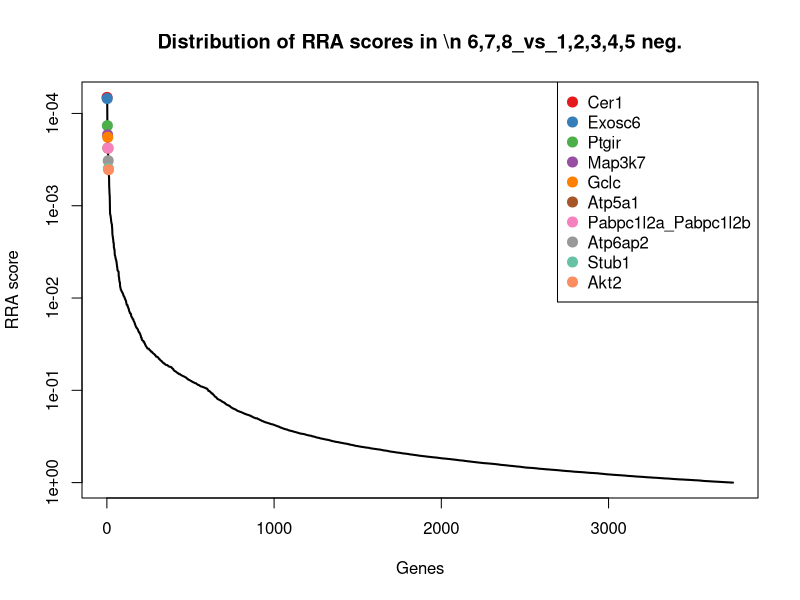
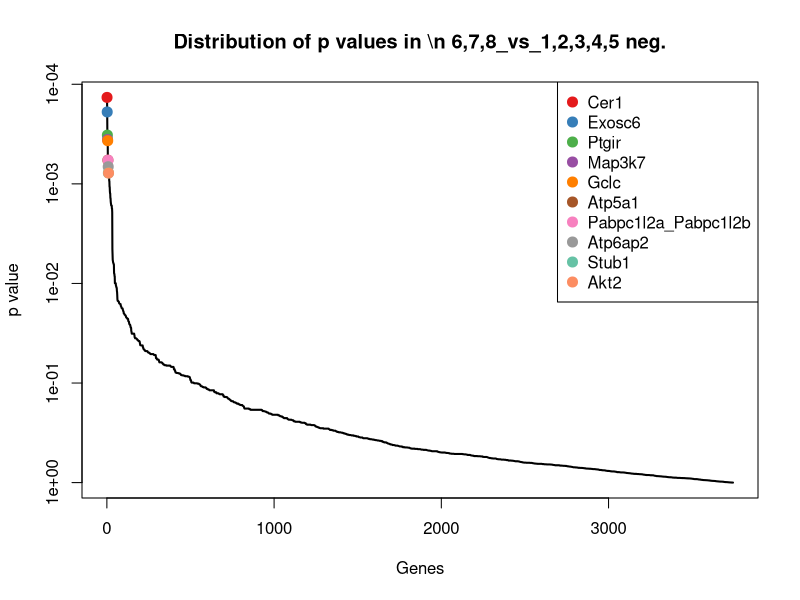
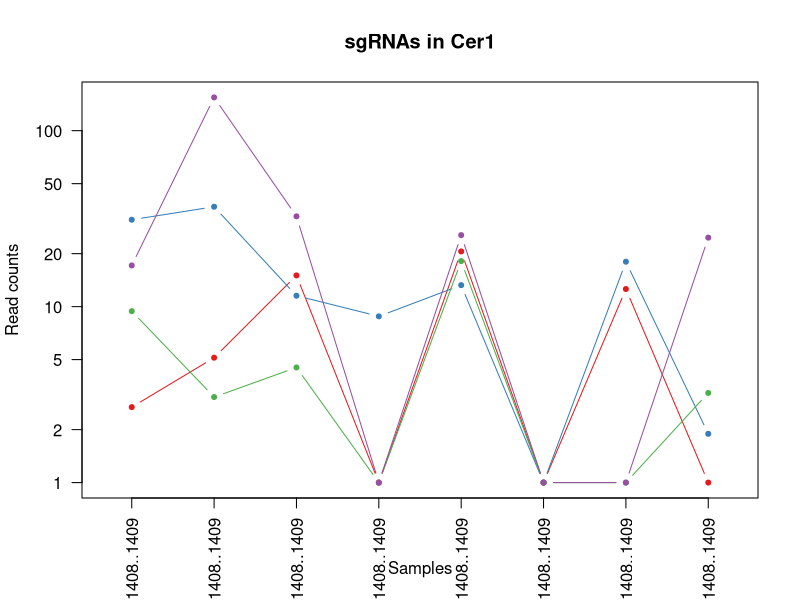
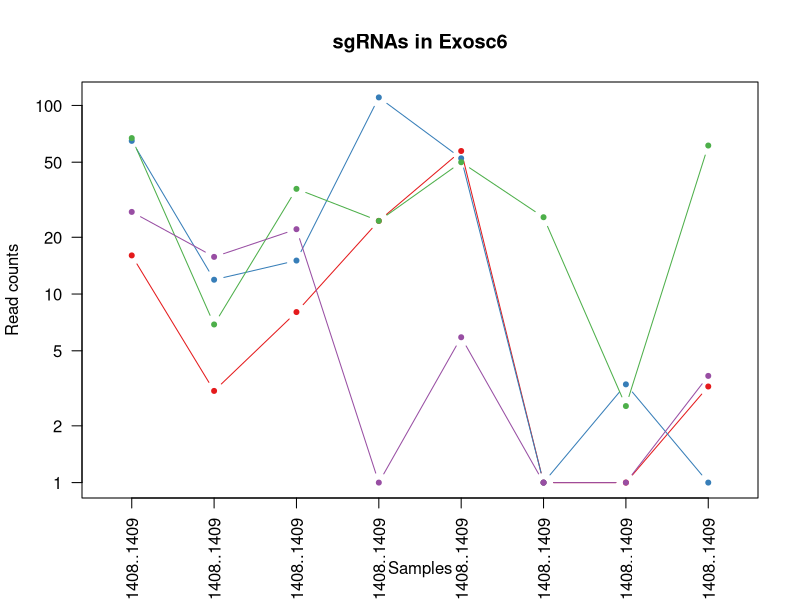
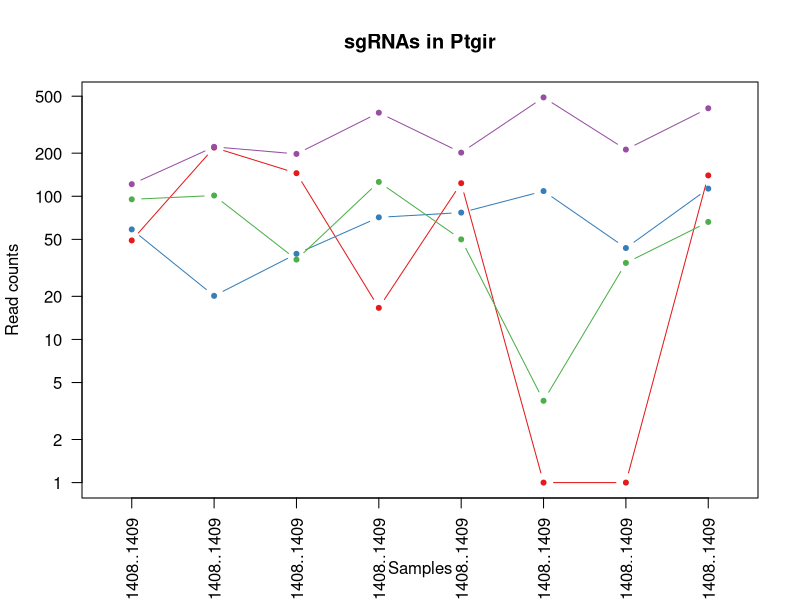
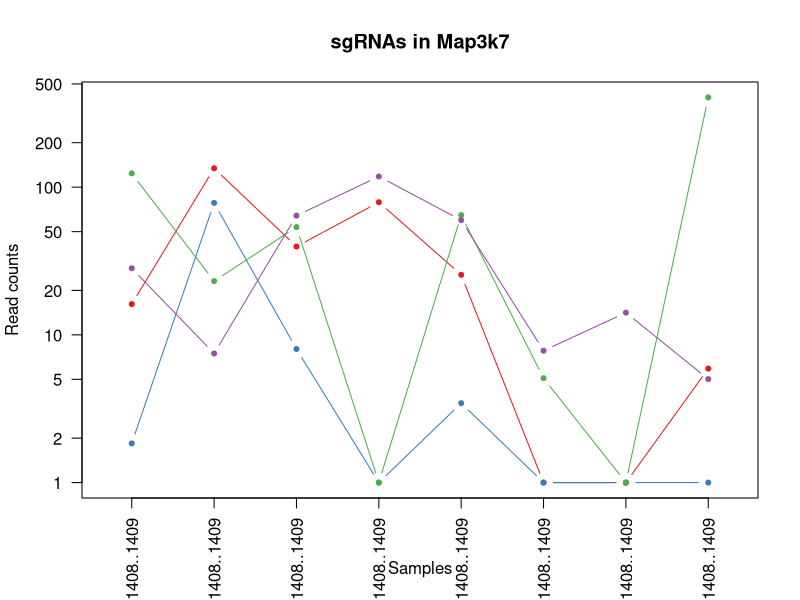
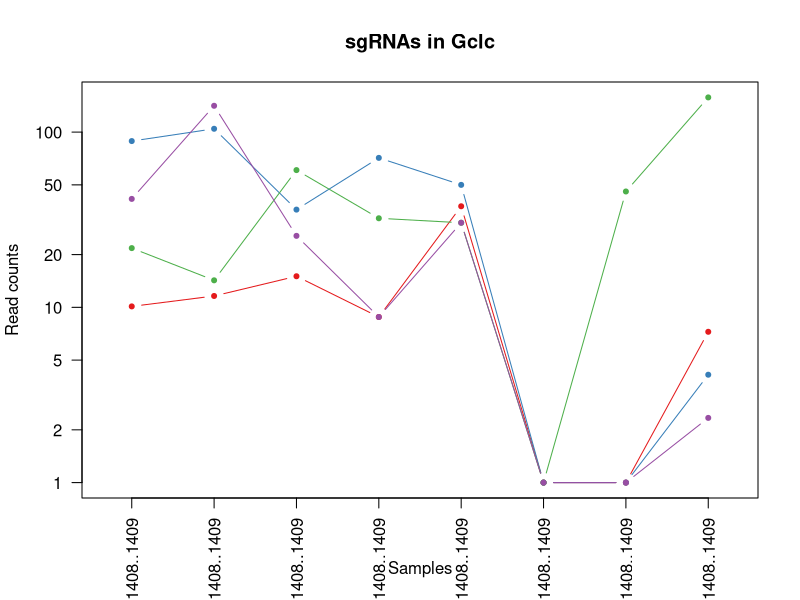
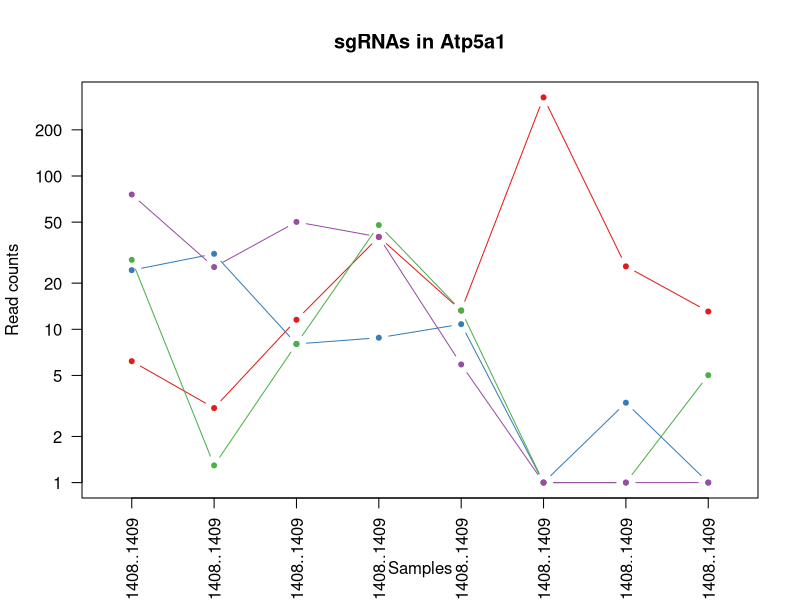

The R script that drew these images, in order: (Note: this script raises an error after producing the figures.)
pdf(file='invivo.poolA_BM_mCD19_10m_v_BM_hEGFRv3_15m.pdf',width=4.5,height=4.5);
gstable=read.table('invivo.poolA_BM_mCD19_10m_v_BM_hEGFRv3_15m.gene_summary.txt',header=T)
# 
#
# parameters
# Do not modify the variables beginning with "__"

# gstablename='__GENE_SUMMARY_FILE__'
startindex=3
# outputfile='__OUTPUT_FILE__'
targetgenelist=c("Cer1","Exosc6","Ptgir","Map3k7","Gclc","Atp5a1","Pabpc1l2a_Pabpc1l2b","Atp6ap2","Stub1","Akt2")
# samplelabel=sub('.\\w+.\\w+$','',colnames(gstable)[startindex]);
samplelabel='6,7,8_vs_1,2,3,4,5 neg.'


# You need to write some codes in front of this code:
# gstable=read.table(gstablename,header=T)
# pdf(file=outputfile,width=6,height=6)


# set up color using RColorBrewer
#library(RColorBrewer)
#colors <- brewer.pal(length(targetgenelist), "Set1")

colors=c( "#E41A1C", "#377EB8", "#4DAF4A", "#984EA3", "#FF7F00",  "#A65628", "#F781BF",
          "#999999", "#66C2A5", "#FC8D62", "#8DA0CB", "#E78AC3", "#A6D854", "#FFD92F", "#E5C494", "#B3B3B3", 
          "#8DD3C7", "#FFFFB3", "#BEBADA", "#FB8072", "#80B1D3", "#FDB462", "#B3DE69", "#FCCDE5",
          "#D9D9D9", "#BC80BD", "#CCEBC5", "#FFED6F")

######
# function definition

plotrankedvalues<-function(val, tglist, ...){
  
  plot(val,log='y',ylim=c(max(val),min(val)),type='l',lwd=2, ...)
  if(length(tglist)>0){
    for(i in 1:length(tglist)){
      targetgene=tglist[i];
      tx=which(names(val)==targetgene);ty=val[targetgene];
      points(tx,ty,col=colors[(i %% length(colors)) ],cex=2,pch=20)
      # text(tx+50,ty,targetgene,col=colors[i])
    }
    legend('topright',tglist,pch=20,pt.cex = 2,cex=1,col=colors)
  }
}



plotrandvalues<-function(val,targetgenelist, ...){
  # choose the one with the best distance distribution
  
  mindiffvalue=0;
  randval=val;
  for(i in 1:20){
    randval0=sample(val)
    vindex=sort(which(names(randval0) %in% targetgenelist))
    if(max(vindex)>0.9*length(val)){
      # print('pass...')
      next;
    }
    mindiffind=min(diff(vindex));
    if (mindiffind > mindiffvalue){
      mindiffvalue=mindiffind;
      randval=randval0;
      # print(paste('Diff: ',mindiffvalue))
    }
  }
  plot(randval,log='y',ylim=c(max(randval),min(randval)),pch=20,col='grey', ...)
  
  if(length(targetgenelist)>0){
    for(i in 1:length(targetgenelist)){
      targetgene=targetgenelist[i];
      tx=which(names(randval)==targetgene);ty=randval[targetgene];
      points(tx,ty,col=colors[(i %% length(colors)) ],cex=2,pch=20)
      text(tx+50,ty,targetgene,col=colors[i])
    }
  }
  
}




# set.seed(1235)



pvec=gstable[,startindex]
names(pvec)=gstable[,'id']
pvec=sort(pvec);

plotrankedvalues(pvec,targetgenelist,xlab='Genes',ylab='RRA score',main=paste('Distribution of RRA scores in \\n',samplelabel))

# plotrandvalues(pvec,targetgenelist,xlab='Genes',ylab='RRA score',main=paste('Distribution of RRA scores in \\n',samplelabel))


pvec=gstable[,startindex+1]
names(pvec)=gstable[,'id']
pvec=sort(pvec);

plotrankedvalues(pvec,targetgenelist,xlab='Genes',ylab='p value',main=paste('Distribution of p values in \\n',samplelabel))

# plotrandvalues(pvec,targetgenelist,xlab='Genes',ylab='p value',main=paste('Distribution of p values in \\n',samplelabel))



# you need to write after this code:
# dev.off()






# parameters
# Do not modify the variables beginning with "__"
targetmat=list(c(1.6847076630845468,4.126502478160202,14.046380768674057,0.0,19.594483431256595,0.0,11.593119892779795,0.0),c(30.184345630264797,35.95952159539605,10.534785576505543,7.807815600634233,12.246552144535372,0.0,17.003242509410367,0.8931477942843442),c(8.423538315422734,2.063251239080101,3.5115951921685142,0.0,17.14517300234952,0.0,0.0,2.2328694857108604),c(16.14511510456024,153.5648422229618,31.604356729516628,0.0,24.493104289070743,0.0,0.0,23.66841654853512))
targetgene="Cer1"
collabel=c("In.vivo_AR1813_Pool.A..1.8._BM_hEGFRv3_15m_1360..1361..1362..1363..1406..1407..1408..1409","In.vivo_AR1814_Pool.A..1.8._BM_hEGFRv3_15m_1360..1361..1362..1363..1406..1407..1408..1409","In.vivo_AR1810_Pool.A..1.8._BM_hEGFRv3_15m_1360..1361..1362..1363..1406..1407..1408..1409","In.vivo_AR1811_Pool.A..1.8._BM_hEGFRv3_15m_1360..1361..1362..1363..1406..1407..1408..1409","In.vivo_AR1812_Pool.A..1.8._BM_hEGFRv3_15m_1360..1361..1362..1363..1406..1407..1408..1409","In.vivo_AR1823_Pool.A..1.8._BM_mCD19_10m_1360..1361..1362..1363..1406..1407..1408..1409","In.vivo_AR1825_Pool.A..1.8._BM_mCD19_10m_1360..1361..1362..1363..1406..1407..1408..1409","In.vivo_AR1828_Pool.A..1.8._BM_mCD19_10m_1360..1361..1362..1363..1406..1407..1408..1409")

# set up color using RColorBrewer
#library(RColorBrewer)
#colors <- brewer.pal(length(targetgenelist), "Set1")

colors=c( "#E41A1C", "#377EB8", "#4DAF4A", "#984EA3", "#FF7F00",  "#A65628", "#F781BF",
          "#999999", "#66C2A5", "#FC8D62", "#8DA0CB", "#E78AC3", "#A6D854", "#FFD92F", "#E5C494", "#B3B3B3", 
          "#8DD3C7", "#FFFFB3", "#BEBADA", "#FB8072", "#80B1D3", "#FDB462", "#B3DE69", "#FCCDE5",
          "#D9D9D9", "#BC80BD", "#CCEBC5", "#FFED6F")


## code

targetmatvec=unlist(targetmat)+1
yrange=range(targetmatvec[targetmatvec>0]);
# yrange[1]=1; # set the minimum value to 1
for(i in 1:length(targetmat)){
  vali=targetmat[[i]]+1;
  if(i==1){
    plot(1:length(vali),vali,type='b',las=1,pch=20,main=paste('sgRNAs in',targetgene),ylab='Read counts',xlab='Samples',xlim=c(0.7,length(vali)+0.3),ylim = yrange,col=colors[(i %% length(colors))],xaxt='n',log='y')
    axis(1,at=1:length(vali),labels=(collabel),las=2)
    # lines(0:100,rep(1,101),col='black');
  }else{
    lines(1:length(vali),vali,type='b',pch=20,col=colors[(i %% length(colors))])
  }
}




# parameters
# Do not modify the variables beginning with "__"
targetmat=list(c(15.021976662503876,2.063251239080101,7.0231903843370285,23.4234468019027,56.33413986486271,0.0,0.0,2.2328694857108604),c(63.878498891955736,10.905756549423392,14.046380768674057,109.30941840887925,51.43551900704856,0.0,2.318623978555959,0.0),c(66.12477577606846,5.89500354022886,35.115951921685145,23.4234468019027,48.986208578141486,24.541522192521775,1.545749319037306,60.28747611419323),c(26.25336108306752,14.737508850572151,21.069571153011086,0.0,4.898620857814149,0.0,0.0,2.679443382853033))
targetgene="Exosc6"
collabel=c("In.vivo_AR1813_Pool.A..1.8._BM_hEGFRv3_15m_1360..1361..1362..1363..1406..1407..1408..1409","In.vivo_AR1814_Pool.A..1.8._BM_hEGFRv3_15m_1360..1361..1362..1363..1406..1407..1408..1409","In.vivo_AR1810_Pool.A..1.8._BM_hEGFRv3_15m_1360..1361..1362..1363..1406..1407..1408..1409","In.vivo_AR1811_Pool.A..1.8._BM_hEGFRv3_15m_1360..1361..1362..1363..1406..1407..1408..1409","In.vivo_AR1812_Pool.A..1.8._BM_hEGFRv3_15m_1360..1361..1362..1363..1406..1407..1408..1409","In.vivo_AR1823_Pool.A..1.8._BM_mCD19_10m_1360..1361..1362..1363..1406..1407..1408..1409","In.vivo_AR1825_Pool.A..1.8._BM_mCD19_10m_1360..1361..1362..1363..1406..1407..1408..1409","In.vivo_AR1828_Pool.A..1.8._BM_mCD19_10m_1360..1361..1362..1363..1406..1407..1408..1409")

# set up color using RColorBrewer
#library(RColorBrewer)
#colors <- brewer.pal(length(targetgenelist), "Set1")

colors=c( "#E41A1C", "#377EB8", "#4DAF4A", "#984EA3", "#FF7F00",  "#A65628", "#F781BF",
          "#999999", "#66C2A5", "#FC8D62", "#8DA0CB", "#E78AC3", "#A6D854", "#FFD92F", "#E5C494", "#B3B3B3", 
          "#8DD3C7", "#FFFFB3", "#BEBADA", "#FB8072", "#80B1D3", "#FDB462", "#B3DE69", "#FCCDE5",
          "#D9D9D9", "#BC80BD", "#CCEBC5", "#FFED6F")


## code

targetmatvec=unlist(targetmat)+1
yrange=range(targetmatvec[targetmatvec>0]);
# yrange[1]=1; # set the minimum value to 1
for(i in 1:length(targetmat)){
  vali=targetmat[[i]]+1;
  if(i==1){
    plot(1:length(vali),vali,type='b',las=1,pch=20,main=paste('sgRNAs in',targetgene),ylab='Read counts',xlab='Samples',xlim=c(0.7,length(vali)+0.3),ylim = yrange,col=colors[(i %% length(colors))],xaxt='n',log='y')
    axis(1,at=1:length(vali),labels=(collabel),las=2)
    # lines(0:100,rep(1,101),col='black');
  }else{
    lines(1:length(vali),vali,type='b',pch=20,col=colors[(i %% length(colors))])
  }
}




# parameters
# Do not modify the variables beginning with "__"
targetmat=list(c(48.15456070316663,217.82038081145637,143.97540287890908,15.615631201268465,122.46552144535372,0.0,0.0,138.8844820112155),c(57.70123746064573,19.158761505743797,38.62754711385366,70.2703404057081,75.92862329611931,107.71001406717889,42.50810627352591,112.0900481826852),c(94.20323682747758,100.21506018389063,35.115951921685145,124.92504961014772,48.986208578141486,2.726835799169086,33.23361035930208,65.19978898275713),c(120.4565979105451,220.47313240455938,196.6493307614368,382.5829644310774,200.8434551703801,489.46702595085094,210.99478204859227,410.8479853707983))
targetgene="Ptgir"
collabel=c("In.vivo_AR1813_Pool.A..1.8._BM_hEGFRv3_15m_1360..1361..1362..1363..1406..1407..1408..1409","In.vivo_AR1814_Pool.A..1.8._BM_hEGFRv3_15m_1360..1361..1362..1363..1406..1407..1408..1409","In.vivo_AR1810_Pool.A..1.8._BM_hEGFRv3_15m_1360..1361..1362..1363..1406..1407..1408..1409","In.vivo_AR1811_Pool.A..1.8._BM_hEGFRv3_15m_1360..1361..1362..1363..1406..1407..1408..1409","In.vivo_AR1812_Pool.A..1.8._BM_hEGFRv3_15m_1360..1361..1362..1363..1406..1407..1408..1409","In.vivo_AR1823_Pool.A..1.8._BM_mCD19_10m_1360..1361..1362..1363..1406..1407..1408..1409","In.vivo_AR1825_Pool.A..1.8._BM_mCD19_10m_1360..1361..1362..1363..1406..1407..1408..1409","In.vivo_AR1828_Pool.A..1.8._BM_mCD19_10m_1360..1361..1362..1363..1406..1407..1408..1409")

# set up color using RColorBrewer
#library(RColorBrewer)
#colors <- brewer.pal(length(targetgenelist), "Set1")

colors=c( "#E41A1C", "#377EB8", "#4DAF4A", "#984EA3", "#FF7F00",  "#A65628", "#F781BF",
          "#999999", "#66C2A5", "#FC8D62", "#8DA0CB", "#E78AC3", "#A6D854", "#FFD92F", "#E5C494", "#B3B3B3", 
          "#8DD3C7", "#FFFFB3", "#BEBADA", "#FB8072", "#80B1D3", "#FDB462", "#B3DE69", "#FCCDE5",
          "#D9D9D9", "#BC80BD", "#CCEBC5", "#FFED6F")


## code

targetmatvec=unlist(targetmat)+1
yrange=range(targetmatvec[targetmatvec>0]);
# yrange[1]=1; # set the minimum value to 1
for(i in 1:length(targetmat)){
  vali=targetmat[[i]]+1;
  if(i==1){
    plot(1:length(vali),vali,type='b',las=1,pch=20,main=paste('sgRNAs in',targetgene),ylab='Read counts',xlab='Samples',xlim=c(0.7,length(vali)+0.3),ylim = yrange,col=colors[(i %% length(colors))],xaxt='n',log='y')
    axis(1,at=1:length(vali),labels=(collabel),las=2)
    # lines(0:100,rep(1,101),col='black');
  }else{
    lines(1:length(vali),vali,type='b',pch=20,col=colors[(i %% length(colors))])
  }
}




# parameters
# Do not modify the variables beginning with "__"
targetmat=list(c(15.162368967760923,133.22708000917225,38.62754711385366,78.07815600634233,24.493104289070743,0.0,0.0,4.912312868563893),c(0.8423538315422734,77.22454637699806,7.0231903843370285,0.0,2.4493104289070744,0.0,0.0,0.0),c(122.98365940517192,22.106263275858225,52.673927882527714,0.0,63.68207115158393,4.090253698753629,0.0,404.1493769136658),c(27.23610721986684,6.484503894251747,63.208713459033255,117.1172340095135,58.78345029376979,6.817089497922715,13.1388692118171,4.019165074279549))
targetgene="Map3k7"
collabel=c("In.vivo_AR1813_Pool.A..1.8._BM_hEGFRv3_15m_1360..1361..1362..1363..1406..1407..1408..1409","In.vivo_AR1814_Pool.A..1.8._BM_hEGFRv3_15m_1360..1361..1362..1363..1406..1407..1408..1409","In.vivo_AR1810_Pool.A..1.8._BM_hEGFRv3_15m_1360..1361..1362..1363..1406..1407..1408..1409","In.vivo_AR1811_Pool.A..1.8._BM_hEGFRv3_15m_1360..1361..1362..1363..1406..1407..1408..1409","In.vivo_AR1812_Pool.A..1.8._BM_hEGFRv3_15m_1360..1361..1362..1363..1406..1407..1408..1409","In.vivo_AR1823_Pool.A..1.8._BM_mCD19_10m_1360..1361..1362..1363..1406..1407..1408..1409","In.vivo_AR1825_Pool.A..1.8._BM_mCD19_10m_1360..1361..1362..1363..1406..1407..1408..1409","In.vivo_AR1828_Pool.A..1.8._BM_mCD19_10m_1360..1361..1362..1363..1406..1407..1408..1409")

# set up color using RColorBrewer
#library(RColorBrewer)
#colors <- brewer.pal(length(targetgenelist), "Set1")

colors=c( "#E41A1C", "#377EB8", "#4DAF4A", "#984EA3", "#FF7F00",  "#A65628", "#F781BF",
          "#999999", "#66C2A5", "#FC8D62", "#8DA0CB", "#E78AC3", "#A6D854", "#FFD92F", "#E5C494", "#B3B3B3", 
          "#8DD3C7", "#FFFFB3", "#BEBADA", "#FB8072", "#80B1D3", "#FDB462", "#B3DE69", "#FCCDE5",
          "#D9D9D9", "#BC80BD", "#CCEBC5", "#FFED6F")


## code

targetmatvec=unlist(targetmat)+1
yrange=range(targetmatvec[targetmatvec>0]);
# yrange[1]=1; # set the minimum value to 1
for(i in 1:length(targetmat)){
  vali=targetmat[[i]]+1;
  if(i==1){
    plot(1:length(vali),vali,type='b',las=1,pch=20,main=paste('sgRNAs in',targetgene),ylab='Read counts',xlab='Samples',xlim=c(0.7,length(vali)+0.3),ylim = yrange,col=colors[(i %% length(colors))],xaxt='n',log='y')
    axis(1,at=1:length(vali),labels=(collabel),las=2)
    # lines(0:100,rep(1,101),col='black');
  }else{
    lines(1:length(vali),vali,type='b',pch=20,col=colors[(i %% length(colors))])
  }
}




# parameters
# Do not modify the variables beginning with "__"
targetmat=list(c(9.125499841707962,10.611006372411948,14.046380768674057,7.807815600634233,36.739656433606115,0.0,0.0,6.25203455999041),c(87.88558309091053,103.4573121310165,35.115951921685145,70.2703404057081,48.986208578141486,0.0,0.0,3.126017279995205),c(20.778061178042744,13.263757965514936,59.69711826686474,31.23126240253693,29.391725146884895,0.0,44.82673025208187,156.7474378969024),c(40.57337621928617,140.3010842574469,24.5811663451796,7.807815600634233,29.391725146884895,0.0,0.0,1.3397216914265164))
targetgene="Gclc"
collabel=c("In.vivo_AR1813_Pool.A..1.8._BM_hEGFRv3_15m_1360..1361..1362..1363..1406..1407..1408..1409","In.vivo_AR1814_Pool.A..1.8._BM_hEGFRv3_15m_1360..1361..1362..1363..1406..1407..1408..1409","In.vivo_AR1810_Pool.A..1.8._BM_hEGFRv3_15m_1360..1361..1362..1363..1406..1407..1408..1409","In.vivo_AR1811_Pool.A..1.8._BM_hEGFRv3_15m_1360..1361..1362..1363..1406..1407..1408..1409","In.vivo_AR1812_Pool.A..1.8._BM_hEGFRv3_15m_1360..1361..1362..1363..1406..1407..1408..1409","In.vivo_AR1823_Pool.A..1.8._BM_mCD19_10m_1360..1361..1362..1363..1406..1407..1408..1409","In.vivo_AR1825_Pool.A..1.8._BM_mCD19_10m_1360..1361..1362..1363..1406..1407..1408..1409","In.vivo_AR1828_Pool.A..1.8._BM_mCD19_10m_1360..1361..1362..1363..1406..1407..1408..1409")

# set up color using RColorBrewer
#library(RColorBrewer)
#colors <- brewer.pal(length(targetgenelist), "Set1")

colors=c( "#E41A1C", "#377EB8", "#4DAF4A", "#984EA3", "#FF7F00",  "#A65628", "#F781BF",
          "#999999", "#66C2A5", "#FC8D62", "#8DA0CB", "#E78AC3", "#A6D854", "#FFD92F", "#E5C494", "#B3B3B3", 
          "#8DD3C7", "#FFFFB3", "#BEBADA", "#FB8072", "#80B1D3", "#FDB462", "#B3DE69", "#FCCDE5",
          "#D9D9D9", "#BC80BD", "#CCEBC5", "#FFED6F")


## code

targetmatvec=unlist(targetmat)+1
yrange=range(targetmatvec[targetmatvec>0]);
# yrange[1]=1; # set the minimum value to 1
for(i in 1:length(targetmat)){
  vali=targetmat[[i]]+1;
  if(i==1){
    plot(1:length(vali),vali,type='b',las=1,pch=20,main=paste('sgRNAs in',targetgene),ylab='Read counts',xlab='Samples',xlim=c(0.7,length(vali)+0.3),ylim = yrange,col=colors[(i %% length(colors))],xaxt='n',log='y')
    axis(1,at=1:length(vali),labels=(collabel),las=2)
    # lines(0:100,rep(1,101),col='black');
  }else{
    lines(1:length(vali),vali,type='b',pch=20,col=colors[(i %% length(colors))])
  }
}




# parameters
# Do not modify the variables beginning with "__"
targetmat=list(c(5.194515294510686,2.063251239080101,10.534785576505543,39.03907800317116,12.246552144535372,324.49346010112123,24.731989104596895,12.057495222838646),c(23.305122672669565,30.064518055167188,7.0231903843370285,7.807815600634233,9.797241715628298,0.0,2.318623978555959,0.0),c(27.376499525123887,0.294750177011443,7.0231903843370285,46.8468936038054,12.246552144535372,0.0,0.0,4.019165074279549),c(74.68870639674824,24.46426469194977,49.1623326903592,39.03907800317116,4.898620857814149,0.0,0.0,0.0))
targetgene="Atp5a1"
collabel=c("In.vivo_AR1813_Pool.A..1.8._BM_hEGFRv3_15m_1360..1361..1362..1363..1406..1407..1408..1409","In.vivo_AR1814_Pool.A..1.8._BM_hEGFRv3_15m_1360..1361..1362..1363..1406..1407..1408..1409","In.vivo_AR1810_Pool.A..1.8._BM_hEGFRv3_15m_1360..1361..1362..1363..1406..1407..1408..1409","In.vivo_AR1811_Pool.A..1.8._BM_hEGFRv3_15m_1360..1361..1362..1363..1406..1407..1408..1409","In.vivo_AR1812_Pool.A..1.8._BM_hEGFRv3_15m_1360..1361..1362..1363..1406..1407..1408..1409","In.vivo_AR1823_Pool.A..1.8._BM_mCD19_10m_1360..1361..1362..1363..1406..1407..1408..1409","In.vivo_AR1825_Pool.A..1.8._BM_mCD19_10m_1360..1361..1362..1363..1406..1407..1408..1409","In.vivo_AR1828_Pool.A..1.8._BM_mCD19_10m_1360..1361..1362..1363..1406..1407..1408..1409")

# set up color using RColorBrewer
#library(RColorBrewer)
#colors <- brewer.pal(length(targetgenelist), "Set1")

colors=c( "#E41A1C", "#377EB8", "#4DAF4A", "#984EA3", "#FF7F00",  "#A65628", "#F781BF",
          "#999999", "#66C2A5", "#FC8D62", "#8DA0CB", "#E78AC3", "#A6D854", "#FFD92F", "#E5C494", "#B3B3B3", 
          "#8DD3C7", "#FFFFB3", "#BEBADA", "#FB8072", "#80B1D3", "#FDB462", "#B3DE69", "#FCCDE5",
          "#D9D9D9", "#BC80BD", "#CCEBC5", "#FFED6F")


## code

targetmatvec=unlist(targetmat)+1
yrange=range(targetmatvec[targetmatvec>0]);
# yrange[1]=1; # set the minimum value to 1
for(i in 1:length(targetmat)){
  vali=targetmat[[i]]+1;
  if(i==1){
    plot(1:length(vali),vali,type='b',las=1,pch=20,main=paste('sgRNAs in',targetgene),ylab='Read counts',xlab='Samples',xlim=c(0.7,length(vali)+0.3),ylim = yrange,col=colors[(i %% length(colors))],xaxt='n',log='y')
    axis(1,at=1:length(vali),labels=(collabel),las=2)
    # lines(0:100,rep(1,101),col='black');
  }else{
    lines(1:length(vali),vali,type='b',pch=20,col=colors[(i %% length(colors))])
  }
}




# parameters
# Do not modify the variables beginning with "__"
targetmat=list(c(19.514530430729334,1.473750885057215,24.5811663451796,0.0,9.797241715628298,0.0,0.0,0.0),c(11.792953641591827,17.979760797698024,49.1623326903592,0.0,17.14517300234952,144.52229735596154,19.321866487966325,123.2543956112395),c(30.184345630264797,0.294750177011443,0.0,15.615631201268465,36.739656433606115,0.0,0.0,15.183512502833851),c(42.53886849288481,25.053765045972657,45.650737498190686,187.3875744152216,56.33413986486271,0.0,0.0,18.309529782829056))
targetgene="Pabpc1l2a_Pabpc1l2b"
collabel=c("In.vivo_AR1813_Pool.A..1.8._BM_hEGFRv3_15m_1360..1361..1362..1363..1406..1407..1408..1409","In.vivo_AR1814_Pool.A..1.8._BM_hEGFRv3_15m_1360..1361..1362..1363..1406..1407..1408..1409","In.vivo_AR1810_Pool.A..1.8._BM_hEGFRv3_15m_1360..1361..1362..1363..1406..1407..1408..1409","In.vivo_AR1811_Pool.A..1.8._BM_hEGFRv3_15m_1360..1361..1362..1363..1406..1407..1408..1409","In.vivo_AR1812_Pool.A..1.8._BM_hEGFRv3_15m_1360..1361..1362..1363..1406..1407..1408..1409","In.vivo_AR1823_Pool.A..1.8._BM_mCD19_10m_1360..1361..1362..1363..1406..1407..1408..1409","In.vivo_AR1825_Pool.A..1.8._BM_mCD19_10m_1360..1361..1362..1363..1406..1407..1408..1409","In.vivo_AR1828_Pool.A..1.8._BM_mCD19_10m_1360..1361..1362..1363..1406..1407..1408..1409")

# set up color using RColorBrewer
#library(RColorBrewer)
#colors <- brewer.pal(length(targetgenelist), "Set1")

colors=c( "#E41A1C", "#377EB8", "#4DAF4A", "#984EA3", "#FF7F00",  "#A65628", "#F781BF",
          "#999999", "#66C2A5", "#FC8D62", "#8DA0CB", "#E78AC3", "#A6D854", "#FFD92F", "#E5C494", "#B3B3B3", 
          "#8DD3C7", "#FFFFB3", "#BEBADA", "#FB8072", "#80B1D3", "#FDB462", "#B3DE69", "#FCCDE5",
          "#D9D9D9", "#BC80BD", "#CCEBC5", "#FFED6F")


## code

targetmatvec=unlist(targetmat)+1
yrange=range(targetmatvec[targetmatvec>0]);
# yrange[1]=1; # set the minimum value to 1
for(i in 1:length(targetmat)){
  vali=targetmat[[i]]+1;
  if(i==1){
    plot(1:length(vali),vali,type='b',las=1,pch=20,main=paste('sgRNAs in',targetgene),ylab='Read counts',xlab='Samples',xlim=c(0.7,length(vali)+0.3),ylim = yrange,col=colors[(i %% length(colors))],xaxt='n',log='y')
    axis(1,at=1:length(vali),labels=(collabel),las=2)
    # lines(0:100,rep(1,101),col='black');
  }else{
    lines(1:length(vali),vali,type='b',pch=20,col=colors[(i %% length(colors))])
  }
}




# parameters
# Do not modify the variables beginning with "__"
targetmat=list(c(39.309845471972764,13.558508142526378,28.092761537348114,0.0,26.94241471797782,0.0,0.772874659518653,0.4465738971421721),c(65.56320655504028,58.36053504826572,73.7434990355388,0.0,19.594483431256595,2.726835799169086,3.091498638074612,20.98897316568209),c(8.56393062067978,1.473750885057215,10.534785576505543,54.65470920443963,0.0,0.0,0.0,0.0),c(0.0,0.0,0.0,0.0,4.898620857814149,5.453671598338172,1.545749319037306,0.0))
targetgene="Atp6ap2"
collabel=c("In.vivo_AR1813_Pool.A..1.8._BM_hEGFRv3_15m_1360..1361..1362..1363..1406..1407..1408..1409","In.vivo_AR1814_Pool.A..1.8._BM_hEGFRv3_15m_1360..1361..1362..1363..1406..1407..1408..1409","In.vivo_AR1810_Pool.A..1.8._BM_hEGFRv3_15m_1360..1361..1362..1363..1406..1407..1408..1409","In.vivo_AR1811_Pool.A..1.8._BM_hEGFRv3_15m_1360..1361..1362..1363..1406..1407..1408..1409","In.vivo_AR1812_Pool.A..1.8._BM_hEGFRv3_15m_1360..1361..1362..1363..1406..1407..1408..1409","In.vivo_AR1823_Pool.A..1.8._BM_mCD19_10m_1360..1361..1362..1363..1406..1407..1408..1409","In.vivo_AR1825_Pool.A..1.8._BM_mCD19_10m_1360..1361..1362..1363..1406..1407..1408..1409","In.vivo_AR1828_Pool.A..1.8._BM_mCD19_10m_1360..1361..1362..1363..1406..1407..1408..1409")

# set up color using RColorBrewer
#library(RColorBrewer)
#colors <- brewer.pal(length(targetgenelist), "Set1")

colors=c( "#E41A1C", "#377EB8", "#4DAF4A", "#984EA3", "#FF7F00",  "#A65628", "#F781BF",
          "#999999", "#66C2A5", "#FC8D62", "#8DA0CB", "#E78AC3", "#A6D854", "#FFD92F", "#E5C494", "#B3B3B3", 
          "#8DD3C7", "#FFFFB3", "#BEBADA", "#FB8072", "#80B1D3", "#FDB462", "#B3DE69", "#FCCDE5",
          "#D9D9D9", "#BC80BD", "#CCEBC5", "#FFED6F")


## code

targetmatvec=unlist(targetmat)+1
yrange=range(targetmatvec[targetmatvec>0]);
# yrange[1]=1; # set the minimum value to 1
for(i in 1:length(targetmat)){
  vali=targetmat[[i]]+1;
  if(i==1){
    plot(1:length(vali),vali,type='b',las=1,pch=20,main=paste('sgRNAs in',targetgene),ylab='Read counts',xlab='Samples',xlim=c(0.7,length(vali)+0.3),ylim = yrange,col=colors[(i %% length(colors))],xaxt='n',log='y')
    axis(1,at=1:length(vali),labels=(collabel),las=2)
    # lines(0:100,rep(1,101),col='black');
  }else{
    lines(1:length(vali),vali,type='b',pch=20,col=colors[(i %% length(colors))])
  }
}




# parameters
# Do not modify the variables beginning with "__"
targetmat=list(c(244.84418036828748,244.6426469194977,147.4869980710776,203.00320561649005,169.00241959458813,27.26835799169086,4.637247957111918,100.03255295984656),c(32.57101481963457,215.46237939536485,70.23190384337029,140.5406808114162,85.7258650117476,5.453671598338172,1.545749319037306,1.3397216914265164),c(157.80095110891924,22.40101345286967,115.88264134156097,7.807815600634233,75.92862329611931,103.61976036842526,29.369237061708812,50.01627647992328),c(128.59935161545374,13.263757965514936,7.0231903843370285,46.8468936038054,58.78345029376979,1.363417899584543,0.0,2.2328694857108604))
targetgene="Stub1"
collabel=c("In.vivo_AR1813_Pool.A..1.8._BM_hEGFRv3_15m_1360..1361..1362..1363..1406..1407..1408..1409","In.vivo_AR1814_Pool.A..1.8._BM_hEGFRv3_15m_1360..1361..1362..1363..1406..1407..1408..1409","In.vivo_AR1810_Pool.A..1.8._BM_hEGFRv3_15m_1360..1361..1362..1363..1406..1407..1408..1409","In.vivo_AR1811_Pool.A..1.8._BM_hEGFRv3_15m_1360..1361..1362..1363..1406..1407..1408..1409","In.vivo_AR1812_Pool.A..1.8._BM_hEGFRv3_15m_1360..1361..1362..1363..1406..1407..1408..1409","In.vivo_AR1823_Pool.A..1.8._BM_mCD19_10m_1360..1361..1362..1363..1406..1407..1408..1409","In.vivo_AR1825_Pool.A..1.8._BM_mCD19_10m_1360..1361..1362..1363..1406..1407..1408..1409","In.vivo_AR1828_Pool.A..1.8._BM_mCD19_10m_1360..1361..1362..1363..1406..1407..1408..1409")

# set up color using RColorBrewer
#library(RColorBrewer)
#colors <- brewer.pal(length(targetgenelist), "Set1")

colors=c( "#E41A1C", "#377EB8", "#4DAF4A", "#984EA3", "#FF7F00",  "#A65628", "#F781BF",
          "#999999", "#66C2A5", "#FC8D62", "#8DA0CB", "#E78AC3", "#A6D854", "#FFD92F", "#E5C494", "#B3B3B3", 
          "#8DD3C7", "#FFFFB3", "#BEBADA", "#FB8072", "#80B1D3", "#FDB462", "#B3DE69", "#FCCDE5",
          "#D9D9D9", "#BC80BD", "#CCEBC5", "#FFED6F")


## code

targetmatvec=unlist(targetmat)+1
yrange=range(targetmatvec[targetmatvec>0]);
# yrange[1]=1; # set the minimum value to 1
for(i in 1:length(targetmat)){
  vali=targetmat[[i]]+1;
  if(i==1){
    plot(1:length(vali),vali,type='b',las=1,pch=20,main=paste('sgRNAs in',targetgene),ylab='Read counts',xlab='Samples',xlim=c(0.7,length(vali)+0.3),ylim = yrange,col=colors[(i %% length(colors))],xaxt='n',log='y')
    axis(1,at=1:length(vali),labels=(collabel),las=2)
    # lines(0:100,rep(1,101),col='black');
  }else{
    lines(1:length(vali),vali,type='b',pch=20,col=colors[(i %% length(colors))])
  }
}




# parameters
# Do not modify the variables beginning with "__"
targetmat=list(c(86.62205234359712,138.5325831953782,112.37104614939246,148.34849641205042,137.16138401879616,289.0445947119231,435.90130796852026,519.8120162734883),c(165.1013509822856,66.90829018159756,35.115951921685145,93.6937872076108,110.21896930081834,0.0,0.0,16.076660297118195),c(26.534145693581614,240.81089461834895,203.67252114577383,70.2703404057081,46.53689814923441,184.0614164439133,136.79881473480157,186.66788900542795),c(72.44242951263551,71.62429301378066,73.7434990355388,132.73286521078197,117.56690058753958,117.25393936427069,110.52107631116738,91.99422281128746))
targetgene="Akt2"
collabel=c("In.vivo_AR1813_Pool.A..1.8._BM_hEGFRv3_15m_1360..1361..1362..1363..1406..1407..1408..1409","In.vivo_AR1814_Pool.A..1.8._BM_hEGFRv3_15m_1360..1361..1362..1363..1406..1407..1408..1409","In.vivo_AR1810_Pool.A..1.8._BM_hEGFRv3_15m_1360..1361..1362..1363..1406..1407..1408..1409","In.vivo_AR1811_Pool.A..1.8._BM_hEGFRv3_15m_1360..1361..1362..1363..1406..1407..1408..1409","In.vivo_AR1812_Pool.A..1.8._BM_hEGFRv3_15m_1360..1361..1362..1363..1406..1407..1408..1409","In.vivo_AR1823_Pool.A..1.8._BM_mCD19_10m_1360..1361..1362..1363..1406..1407..1408..1409","In.vivo_AR1825_Pool.A..1.8._BM_mCD19_10m_1360..1361..1362..1363..1406..1407..1408..1409","In.vivo_AR1828_Pool.A..1.8._BM_mCD19_10m_1360..1361..1362..1363..1406..1407..1408..1409")

# set up color using RColorBrewer
#library(RColorBrewer)
#colors <- brewer.pal(length(targetgenelist), "Set1")

colors=c( "#E41A1C", "#377EB8", "#4DAF4A", "#984EA3", "#FF7F00",  "#A65628", "#F781BF",
          "#999999", "#66C2A5", "#FC8D62", "#8DA0CB", "#E78AC3", "#A6D854", "#FFD92F", "#E5C494", "#B3B3B3", 
          "#8DD3C7", "#FFFFB3", "#BEBADA", "#FB8072", "#80B1D3", "#FDB462", "#B3DE69", "#FCCDE5",
          "#D9D9D9", "#BC80BD", "#CCEBC5", "#FFED6F")


## code

targetmatvec=unlist(targetmat)+1
yrange=range(targetmatvec[targetmatvec>0]);
# yrange[1]=1; # set the minimum value to 1
for(i in 1:length(targetmat)){
  vali=targetmat[[i]]+1;
  if(i==1){
    plot(1:length(vali),vali,type='b',las=1,pch=20,main=paste('sgRNAs in',targetgene),ylab='Read counts',xlab='Samples',xlim=c(0.7,length(vali)+0.3),ylim = yrange,col=colors[(i %% length(colors))],xaxt='n',log='y')
    axis(1,at=1:length(vali),labels=(collabel),las=2)
    # lines(0:100,rep(1,101),col='black');
  }else{
    lines(1:length(vali),vali,type='b',pch=20,col=colors[(i %% length(colors))])
  }
}



# 
#
# parameters
# Do not modify the variables beginning with "__"

# gstablename='__GENE_SUMMARY_FILE__'
startindex=9
# outputfile='__OUTPUT_FILE__'
targetgenelist=c("Cd19","Trappc4","Tas2r135","Gpx6","Pklr","Ccl17","Dut","Casp1","Dio1","Gfap")
# samplelabel=sub('.\\w+.\\w+$','',colnames(gstable)[startindex]);
samplelabel='6,7,8_vs_1,2,3,4,5 pos.'


# You need to write some codes in front of this code:
# gstable=read.table(gstablename,header=T)
# pdf(file=outputfile,width=6,height=6)


# set up color using RColorBrewer
#library(RColorBrewer)
#colors <- brewer.pal(length(targetgenelist), "Set1")

colors=c( "#E41A1C", "#377EB8", "#4DAF4A", "#984EA3", "#FF7F00",  "#A65628", "#F781BF",
          "#999999", "#66C2A5", "#FC8D62", "#8DA0CB", "#E78AC3", "#A6D854", "#FFD92F", "#E5C494", "#B3B3B3", 
          "#8DD3C7", "#FFFFB3", "#BEBADA", "#FB8072", "#80B1D3", "#FDB462", "#B3DE69", "#FCCDE5",
          "#D9D9D9", "#BC80BD", "#CCEBC5", "#FFED6F")

######
# function definition

plotrankedvalues<-function(val, tglist, ...){
  
  plot(val,log='y',ylim=c(max(val),min(val)),type='l',lwd=2, ...)
  if(length(tglist)>0){
    for(i in 1:length(tglist)){
      targetgene=tglist[i];
      tx=which(names(val)==targetgene);ty=val[targetgene];
      points(tx,ty,col=colors[(i %% length(colors)) ],cex=2,pch=20)
      # text(tx+50,ty,targetgene,col=colors[i])
    }
    legend('topright',tglist,pch=20,pt.cex = 2,cex=1,col=colors)
  }
}



plotrandvalues<-function(val,targetgenelist, ...){
  # choose the one with the best distance distribution
  
  mindiffvalue=0;
  randval=val;
  for(i in 1:20){
    randval0=sample(val)
    vindex=sort(which(names(randval0) %in% targetgenelist))
    if(max(vindex)>0.9*length(val)){
      # print('pass...')
      next;
    }
    mindiffind=min(diff(vindex));
    if (mindiffind > mindiffvalue){
      mindiffvalue=mindiffind;
      randval=randval0;
      # print(paste('Diff: ',mindiffvalue))
    }
  }
  plot(randval,log='y',ylim=c(max(randval),min(randval)),pch=20,col='grey', ...)
  
  if(length(targetgenelist)>0){
    for(i in 1:length(targetgenelist)){
      targetgene=targetgenelist[i];
      tx=which(names(randval)==targetgene);ty=randval[targetgene];
      points(tx,ty,col=colors[(i %% length(colors)) ],cex=2,pch=20)
      text(tx+50,ty,targetgene,col=colors[i])
    }
  }
  
}




# set.seed(1235)



pvec=gstable[,startindex]
names(pvec)=gstable[,'id']
pvec=sort(pvec);

plotrankedvalues(pvec,targetgenelist,xlab='Genes',ylab='RRA score',main=paste('Distribution of RRA scores in \\n',samplelabel))

# plotrandvalues(pvec,targetgenelist,xlab='Genes',ylab='RRA score',main=paste('Distribution of RRA scores in \\n',samplelabel))


pvec=gstable[,startindex+1]
names(pvec)=gstable[,'id']
pvec=sort(pvec);

plotrankedvalues(pvec,targetgenelist,xlab='Genes',ylab='p value',main=paste('Distribution of p values in \\n',samplelabel))

# plotrandvalues(pvec,targetgenelist,xlab='Genes',ylab='p value',main=paste('Distribution of p values in \\n',samplelabel))



# you need to write after this code:
# dev.off()






# parameters
# Do not modify the variables beginning with "__"
targetmat=list(c(35.94043014580367,40.97027460459058,24.5811663451796,148.34849641205042,19.594483431256595,151.33938685388426,83.47046322801452,1734.4930165001965),c(179.98293533953242,77.51929655400951,49.1623326903592,15.615631201268465,46.53689814923441,2336.8982798879065,522.4632698346094,998.5392340098969),c(133.65347460470738,153.5648422229618,98.3246653807184,109.30941840887925,51.43551900704856,13958.672455946551,4283.271363052375,2594.1477684988777),c(122.5624824894008,188.05061293330064,214.20730672227936,117.1172340095135,195.94483431256594,6447.603247135304,1986.287874962938,5541.088915740072))
targetgene="Cd19"
collabel=c("In.vivo_AR1813_Pool.A..1.8._BM_hEGFRv3_15m_1360..1361..1362..1363..1406..1407..1408..1409","In.vivo_AR1814_Pool.A..1.8._BM_hEGFRv3_15m_1360..1361..1362..1363..1406..1407..1408..1409","In.vivo_AR1810_Pool.A..1.8._BM_hEGFRv3_15m_1360..1361..1362..1363..1406..1407..1408..1409","In.vivo_AR1811_Pool.A..1.8._BM_hEGFRv3_15m_1360..1361..1362..1363..1406..1407..1408..1409","In.vivo_AR1812_Pool.A..1.8._BM_hEGFRv3_15m_1360..1361..1362..1363..1406..1407..1408..1409","In.vivo_AR1823_Pool.A..1.8._BM_mCD19_10m_1360..1361..1362..1363..1406..1407..1408..1409","In.vivo_AR1825_Pool.A..1.8._BM_mCD19_10m_1360..1361..1362..1363..1406..1407..1408..1409","In.vivo_AR1828_Pool.A..1.8._BM_mCD19_10m_1360..1361..1362..1363..1406..1407..1408..1409")

# set up color using RColorBrewer
#library(RColorBrewer)
#colors <- brewer.pal(length(targetgenelist), "Set1")

colors=c( "#E41A1C", "#377EB8", "#4DAF4A", "#984EA3", "#FF7F00",  "#A65628", "#F781BF",
          "#999999", "#66C2A5", "#FC8D62", "#8DA0CB", "#E78AC3", "#A6D854", "#FFD92F", "#E5C494", "#B3B3B3", 
          "#8DD3C7", "#FFFFB3", "#BEBADA", "#FB8072", "#80B1D3", "#FDB462", "#B3DE69", "#FCCDE5",
          "#D9D9D9", "#BC80BD", "#CCEBC5", "#FFED6F")


## code

targetmatvec=unlist(targetmat)+1
yrange=range(targetmatvec[targetmatvec>0]);
# yrange[1]=1; # set the minimum value to 1
for(i in 1:length(targetmat)){
  vali=targetmat[[i]]+1;
  if(i==1){
    plot(1:length(vali),vali,type='b',las=1,pch=20,main=paste('sgRNAs in',targetgene),ylab='Read counts',xlab='Samples',xlim=c(0.7,length(vali)+0.3),ylim = yrange,col=colors[(i %% length(colors))],xaxt='n',log='y')
    axis(1,at=1:length(vali),labels=(collabel),las=2)
    # lines(0:100,rep(1,101),col='black');
  }else{
    lines(1:length(vali),vali,type='b',pch=20,col=colors[(i %% length(colors))])
  }
}




# parameters
# Do not modify the variables beginning with "__"
targetmat=list(c(15.302761273017968,1.179000708045772,7.0231903843370285,0.0,4.898620857814149,0.0,0.0,2.2328694857108604),c(32.149837903863435,42.73877566665924,42.13914230602217,31.23126240253693,41.638277291420266,5.453671598338172,0.772874659518653,6.25203455999041),c(0.0,16.80076008965225,14.046380768674057,0.0,0.0,269.9567441177395,273.59762946960313,20.542399268539917),c(36.3616070615748,4.421252655171645,3.5115951921685142,23.4234468019027,14.695862573442447,0.0,0.0,3.126017279995205))
targetgene="Trappc4"
collabel=c("In.vivo_AR1813_Pool.A..1.8._BM_hEGFRv3_15m_1360..1361..1362..1363..1406..1407..1408..1409","In.vivo_AR1814_Pool.A..1.8._BM_hEGFRv3_15m_1360..1361..1362..1363..1406..1407..1408..1409","In.vivo_AR1810_Pool.A..1.8._BM_hEGFRv3_15m_1360..1361..1362..1363..1406..1407..1408..1409","In.vivo_AR1811_Pool.A..1.8._BM_hEGFRv3_15m_1360..1361..1362..1363..1406..1407..1408..1409","In.vivo_AR1812_Pool.A..1.8._BM_hEGFRv3_15m_1360..1361..1362..1363..1406..1407..1408..1409","In.vivo_AR1823_Pool.A..1.8._BM_mCD19_10m_1360..1361..1362..1363..1406..1407..1408..1409","In.vivo_AR1825_Pool.A..1.8._BM_mCD19_10m_1360..1361..1362..1363..1406..1407..1408..1409","In.vivo_AR1828_Pool.A..1.8._BM_mCD19_10m_1360..1361..1362..1363..1406..1407..1408..1409")

# set up color using RColorBrewer
#library(RColorBrewer)
#colors <- brewer.pal(length(targetgenelist), "Set1")

colors=c( "#E41A1C", "#377EB8", "#4DAF4A", "#984EA3", "#FF7F00",  "#A65628", "#F781BF",
          "#999999", "#66C2A5", "#FC8D62", "#8DA0CB", "#E78AC3", "#A6D854", "#FFD92F", "#E5C494", "#B3B3B3", 
          "#8DD3C7", "#FFFFB3", "#BEBADA", "#FB8072", "#80B1D3", "#FDB462", "#B3DE69", "#FCCDE5",
          "#D9D9D9", "#BC80BD", "#CCEBC5", "#FFED6F")


## code

targetmatvec=unlist(targetmat)+1
yrange=range(targetmatvec[targetmatvec>0]);
# yrange[1]=1; # set the minimum value to 1
for(i in 1:length(targetmat)){
  vali=targetmat[[i]]+1;
  if(i==1){
    plot(1:length(vali),vali,type='b',las=1,pch=20,main=paste('sgRNAs in',targetgene),ylab='Read counts',xlab='Samples',xlim=c(0.7,length(vali)+0.3),ylim = yrange,col=colors[(i %% length(colors))],xaxt='n',log='y')
    axis(1,at=1:length(vali),labels=(collabel),las=2)
    # lines(0:100,rep(1,101),col='black');
  }else{
    lines(1:length(vali),vali,type='b',pch=20,col=colors[(i %% length(colors))])
  }
}




# parameters
# Do not modify the variables beginning with "__"
targetmat=list(c(267.16655690415774,395.84948772636795,354.67111440901994,554.3549076450305,274.3227680375923,2736.379724466178,488.4567848157887,1441.9871138720737),c(189.52961209701152,402.3339916206197,259.85804422047005,304.5048084247351,244.93104289070743,2051.9439388747373,440.5385559256322,290.71960703955403),c(261.691256999133,155.6280934620419,101.83626057288691,257.6579148209297,176.35035088130937,1614.286793108099,456.7689237755239,762.3016424216878),c(139.83073603601738,392.31248560223065,126.41742691806651,312.3126240253693,166.55310916568106,339.4910569965512,844.7520028538877,1007.9172858498824))
targetgene="Tas2r135"
collabel=c("In.vivo_AR1813_Pool.A..1.8._BM_hEGFRv3_15m_1360..1361..1362..1363..1406..1407..1408..1409","In.vivo_AR1814_Pool.A..1.8._BM_hEGFRv3_15m_1360..1361..1362..1363..1406..1407..1408..1409","In.vivo_AR1810_Pool.A..1.8._BM_hEGFRv3_15m_1360..1361..1362..1363..1406..1407..1408..1409","In.vivo_AR1811_Pool.A..1.8._BM_hEGFRv3_15m_1360..1361..1362..1363..1406..1407..1408..1409","In.vivo_AR1812_Pool.A..1.8._BM_hEGFRv3_15m_1360..1361..1362..1363..1406..1407..1408..1409","In.vivo_AR1823_Pool.A..1.8._BM_mCD19_10m_1360..1361..1362..1363..1406..1407..1408..1409","In.vivo_AR1825_Pool.A..1.8._BM_mCD19_10m_1360..1361..1362..1363..1406..1407..1408..1409","In.vivo_AR1828_Pool.A..1.8._BM_mCD19_10m_1360..1361..1362..1363..1406..1407..1408..1409")

# set up color using RColorBrewer
#library(RColorBrewer)
#colors <- brewer.pal(length(targetgenelist), "Set1")

colors=c( "#E41A1C", "#377EB8", "#4DAF4A", "#984EA3", "#FF7F00",  "#A65628", "#F781BF",
          "#999999", "#66C2A5", "#FC8D62", "#8DA0CB", "#E78AC3", "#A6D854", "#FFD92F", "#E5C494", "#B3B3B3", 
          "#8DD3C7", "#FFFFB3", "#BEBADA", "#FB8072", "#80B1D3", "#FDB462", "#B3DE69", "#FCCDE5",
          "#D9D9D9", "#BC80BD", "#CCEBC5", "#FFED6F")


## code

targetmatvec=unlist(targetmat)+1
yrange=range(targetmatvec[targetmatvec>0]);
# yrange[1]=1; # set the minimum value to 1
for(i in 1:length(targetmat)){
  vali=targetmat[[i]]+1;
  if(i==1){
    plot(1:length(vali),vali,type='b',las=1,pch=20,main=paste('sgRNAs in',targetgene),ylab='Read counts',xlab='Samples',xlim=c(0.7,length(vali)+0.3),ylim = yrange,col=colors[(i %% length(colors))],xaxt='n',log='y')
    axis(1,at=1:length(vali),labels=(collabel),las=2)
    # lines(0:100,rep(1,101),col='black');
  }else{
    lines(1:length(vali),vali,type='b',pch=20,col=colors[(i %% length(colors))])
  }
}




# parameters
# Do not modify the variables beginning with "__"
targetmat=list(c(15.86433049404615,38.317523011487594,115.88264134156097,93.6937872076108,24.493104289070743,69.53431287881169,9.274495914223836,674.3265846846799),c(43.80239924019822,50.40228026895676,59.69711826686474,15.615631201268465,93.07379629846882,6731.194170248888,692.4956949287131,168.80493311974107),c(142.49818983590126,136.76408213330956,217.71890191444788,226.42665241839276,129.81345273207495,16.361014795014515,218.7235286437788,478.2806438392663),c(288.50618730322867,300.6451805516719,231.76528268312194,437.237673635517,176.35035088130937,3150.8587659398786,4154.974169572279,1084.727996158336))
targetgene="Gpx6"
collabel=c("In.vivo_AR1813_Pool.A..1.8._BM_hEGFRv3_15m_1360..1361..1362..1363..1406..1407..1408..1409","In.vivo_AR1814_Pool.A..1.8._BM_hEGFRv3_15m_1360..1361..1362..1363..1406..1407..1408..1409","In.vivo_AR1810_Pool.A..1.8._BM_hEGFRv3_15m_1360..1361..1362..1363..1406..1407..1408..1409","In.vivo_AR1811_Pool.A..1.8._BM_hEGFRv3_15m_1360..1361..1362..1363..1406..1407..1408..1409","In.vivo_AR1812_Pool.A..1.8._BM_hEGFRv3_15m_1360..1361..1362..1363..1406..1407..1408..1409","In.vivo_AR1823_Pool.A..1.8._BM_mCD19_10m_1360..1361..1362..1363..1406..1407..1408..1409","In.vivo_AR1825_Pool.A..1.8._BM_mCD19_10m_1360..1361..1362..1363..1406..1407..1408..1409","In.vivo_AR1828_Pool.A..1.8._BM_mCD19_10m_1360..1361..1362..1363..1406..1407..1408..1409")

# set up color using RColorBrewer
#library(RColorBrewer)
#colors <- brewer.pal(length(targetgenelist), "Set1")

colors=c( "#E41A1C", "#377EB8", "#4DAF4A", "#984EA3", "#FF7F00",  "#A65628", "#F781BF",
          "#999999", "#66C2A5", "#FC8D62", "#8DA0CB", "#E78AC3", "#A6D854", "#FFD92F", "#E5C494", "#B3B3B3", 
          "#8DD3C7", "#FFFFB3", "#BEBADA", "#FB8072", "#80B1D3", "#FDB462", "#B3DE69", "#FCCDE5",
          "#D9D9D9", "#BC80BD", "#CCEBC5", "#FFED6F")


## code

targetmatvec=unlist(targetmat)+1
yrange=range(targetmatvec[targetmatvec>0]);
# yrange[1]=1; # set the minimum value to 1
for(i in 1:length(targetmat)){
  vali=targetmat[[i]]+1;
  if(i==1){
    plot(1:length(vali),vali,type='b',las=1,pch=20,main=paste('sgRNAs in',targetgene),ylab='Read counts',xlab='Samples',xlim=c(0.7,length(vali)+0.3),ylim = yrange,col=colors[(i %% length(colors))],xaxt='n',log='y')
    axis(1,at=1:length(vali),labels=(collabel),las=2)
    # lines(0:100,rep(1,101),col='black');
  }else{
    lines(1:length(vali),vali,type='b',pch=20,col=colors[(i %% length(colors))])
  }
}




# parameters
# Do not modify the variables beginning with "__"
targetmat=list(c(337.78388644845165,151.79634116089315,263.36963941263855,132.73286521078197,210.64069688600839,118.61735726385524,675.4924524193027,509.9873905363605),c(58.262806681673915,93.73055628963888,98.3246653807184,148.34849641205042,117.56690058753958,1355.2373921870358,280.55350140527105,149.1556816454855),c(61.21104509207187,86.65655204136425,59.69711826686474,163.96412761331888,56.33413986486271,159.51989425139152,1113.712384366379,255.44026916532243),c(83.11224471217098,68.38204106665478,126.41742691806651,85.88597160697655,107.76965887191128,458.10841426040645,305.28549050986794,85.74218825129705))
targetgene="Pklr"
collabel=c("In.vivo_AR1813_Pool.A..1.8._BM_hEGFRv3_15m_1360..1361..1362..1363..1406..1407..1408..1409","In.vivo_AR1814_Pool.A..1.8._BM_hEGFRv3_15m_1360..1361..1362..1363..1406..1407..1408..1409","In.vivo_AR1810_Pool.A..1.8._BM_hEGFRv3_15m_1360..1361..1362..1363..1406..1407..1408..1409","In.vivo_AR1811_Pool.A..1.8._BM_hEGFRv3_15m_1360..1361..1362..1363..1406..1407..1408..1409","In.vivo_AR1812_Pool.A..1.8._BM_hEGFRv3_15m_1360..1361..1362..1363..1406..1407..1408..1409","In.vivo_AR1823_Pool.A..1.8._BM_mCD19_10m_1360..1361..1362..1363..1406..1407..1408..1409","In.vivo_AR1825_Pool.A..1.8._BM_mCD19_10m_1360..1361..1362..1363..1406..1407..1408..1409","In.vivo_AR1828_Pool.A..1.8._BM_mCD19_10m_1360..1361..1362..1363..1406..1407..1408..1409")

# set up color using RColorBrewer
#library(RColorBrewer)
#colors <- brewer.pal(length(targetgenelist), "Set1")

colors=c( "#E41A1C", "#377EB8", "#4DAF4A", "#984EA3", "#FF7F00",  "#A65628", "#F781BF",
          "#999999", "#66C2A5", "#FC8D62", "#8DA0CB", "#E78AC3", "#A6D854", "#FFD92F", "#E5C494", "#B3B3B3", 
          "#8DD3C7", "#FFFFB3", "#BEBADA", "#FB8072", "#80B1D3", "#FDB462", "#B3DE69", "#FCCDE5",
          "#D9D9D9", "#BC80BD", "#CCEBC5", "#FFED6F")


## code

targetmatvec=unlist(targetmat)+1
yrange=range(targetmatvec[targetmatvec>0]);
# yrange[1]=1; # set the minimum value to 1
for(i in 1:length(targetmat)){
  vali=targetmat[[i]]+1;
  if(i==1){
    plot(1:length(vali),vali,type='b',las=1,pch=20,main=paste('sgRNAs in',targetgene),ylab='Read counts',xlab='Samples',xlim=c(0.7,length(vali)+0.3),ylim = yrange,col=colors[(i %% length(colors))],xaxt='n',log='y')
    axis(1,at=1:length(vali),labels=(collabel),las=2)
    # lines(0:100,rep(1,101),col='black');
  }else{
    lines(1:length(vali),vali,type='b',pch=20,col=colors[(i %% length(colors))])
  }
}




# parameters
# Do not modify the variables beginning with "__"
targetmat=list(c(70.05576032326574,67.49779053562045,63.208713459033255,23.4234468019027,19.594483431256595,20.451268493768143,101.24658039694354,28.580729417099015),c(9.687069062736144,0.0,0.0,0.0,2.4493104289070744,32.72202959002903,2.318623978555959,112.0900481826852),c(27.376499525123887,39.79127389654481,42.13914230602217,0.0,41.638277291420266,699.4333824868705,63.37572208052954,549.7324673820139),c(167.48802017165536,292.68692577236294,294.9739961421552,242.04228361966122,213.09000731491548,203.1492670380969,390.30170305691973,212.56917503967392))
targetgene="Ccl17"
collabel=c("In.vivo_AR1813_Pool.A..1.8._BM_hEGFRv3_15m_1360..1361..1362..1363..1406..1407..1408..1409","In.vivo_AR1814_Pool.A..1.8._BM_hEGFRv3_15m_1360..1361..1362..1363..1406..1407..1408..1409","In.vivo_AR1810_Pool.A..1.8._BM_hEGFRv3_15m_1360..1361..1362..1363..1406..1407..1408..1409","In.vivo_AR1811_Pool.A..1.8._BM_hEGFRv3_15m_1360..1361..1362..1363..1406..1407..1408..1409","In.vivo_AR1812_Pool.A..1.8._BM_hEGFRv3_15m_1360..1361..1362..1363..1406..1407..1408..1409","In.vivo_AR1823_Pool.A..1.8._BM_mCD19_10m_1360..1361..1362..1363..1406..1407..1408..1409","In.vivo_AR1825_Pool.A..1.8._BM_mCD19_10m_1360..1361..1362..1363..1406..1407..1408..1409","In.vivo_AR1828_Pool.A..1.8._BM_mCD19_10m_1360..1361..1362..1363..1406..1407..1408..1409")

# set up color using RColorBrewer
#library(RColorBrewer)
#colors <- brewer.pal(length(targetgenelist), "Set1")

colors=c( "#E41A1C", "#377EB8", "#4DAF4A", "#984EA3", "#FF7F00",  "#A65628", "#F781BF",
          "#999999", "#66C2A5", "#FC8D62", "#8DA0CB", "#E78AC3", "#A6D854", "#FFD92F", "#E5C494", "#B3B3B3", 
          "#8DD3C7", "#FFFFB3", "#BEBADA", "#FB8072", "#80B1D3", "#FDB462", "#B3DE69", "#FCCDE5",
          "#D9D9D9", "#BC80BD", "#CCEBC5", "#FFED6F")


## code

targetmatvec=unlist(targetmat)+1
yrange=range(targetmatvec[targetmatvec>0]);
# yrange[1]=1; # set the minimum value to 1
for(i in 1:length(targetmat)){
  vali=targetmat[[i]]+1;
  if(i==1){
    plot(1:length(vali),vali,type='b',las=1,pch=20,main=paste('sgRNAs in',targetgene),ylab='Read counts',xlab='Samples',xlim=c(0.7,length(vali)+0.3),ylim = yrange,col=colors[(i %% length(colors))],xaxt='n',log='y')
    axis(1,at=1:length(vali),labels=(collabel),las=2)
    # lines(0:100,rep(1,101),col='black');
  }else{
    lines(1:length(vali),vali,type='b',pch=20,col=colors[(i %% length(colors))])
  }
}




# parameters
# Do not modify the variables beginning with "__"
targetmat=list(c(21.90119962009911,267.9279109034017,80.76668941987583,31.23126240253693,4.898620857814149,20.451268493768143,6.955871935667877,25.00813823996164),c(31.167091767064118,1.768501062068658,7.0231903843370285,0.0,29.391725146884895,0.0,0.0,0.0),c(0.0,0.0,0.0,0.0,0.0,1.363417899584543,0.0,2.679443382853033),c(0.0,10.905756549423392,31.604356729516628,0.0,0.0,268.59332621815497,193.21866487966324,16.523234194260368))
targetgene="Dut"
collabel=c("In.vivo_AR1813_Pool.A..1.8._BM_hEGFRv3_15m_1360..1361..1362..1363..1406..1407..1408..1409","In.vivo_AR1814_Pool.A..1.8._BM_hEGFRv3_15m_1360..1361..1362..1363..1406..1407..1408..1409","In.vivo_AR1810_Pool.A..1.8._BM_hEGFRv3_15m_1360..1361..1362..1363..1406..1407..1408..1409","In.vivo_AR1811_Pool.A..1.8._BM_hEGFRv3_15m_1360..1361..1362..1363..1406..1407..1408..1409","In.vivo_AR1812_Pool.A..1.8._BM_hEGFRv3_15m_1360..1361..1362..1363..1406..1407..1408..1409","In.vivo_AR1823_Pool.A..1.8._BM_mCD19_10m_1360..1361..1362..1363..1406..1407..1408..1409","In.vivo_AR1825_Pool.A..1.8._BM_mCD19_10m_1360..1361..1362..1363..1406..1407..1408..1409","In.vivo_AR1828_Pool.A..1.8._BM_mCD19_10m_1360..1361..1362..1363..1406..1407..1408..1409")

# set up color using RColorBrewer
#library(RColorBrewer)
#colors <- brewer.pal(length(targetgenelist), "Set1")

colors=c( "#E41A1C", "#377EB8", "#4DAF4A", "#984EA3", "#FF7F00",  "#A65628", "#F781BF",
          "#999999", "#66C2A5", "#FC8D62", "#8DA0CB", "#E78AC3", "#A6D854", "#FFD92F", "#E5C494", "#B3B3B3", 
          "#8DD3C7", "#FFFFB3", "#BEBADA", "#FB8072", "#80B1D3", "#FDB462", "#B3DE69", "#FCCDE5",
          "#D9D9D9", "#BC80BD", "#CCEBC5", "#FFED6F")


## code

targetmatvec=unlist(targetmat)+1
yrange=range(targetmatvec[targetmatvec>0]);
# yrange[1]=1; # set the minimum value to 1
for(i in 1:length(targetmat)){
  vali=targetmat[[i]]+1;
  if(i==1){
    plot(1:length(vali),vali,type='b',las=1,pch=20,main=paste('sgRNAs in',targetgene),ylab='Read counts',xlab='Samples',xlim=c(0.7,length(vali)+0.3),ylim = yrange,col=colors[(i %% length(colors))],xaxt='n',log='y')
    axis(1,at=1:length(vali),labels=(collabel),las=2)
    # lines(0:100,rep(1,101),col='black');
  }else{
    lines(1:length(vali),vali,type='b',pch=20,col=colors[(i %% length(colors))])
  }
}




# parameters
# Do not modify the variables beginning with "__"
targetmat=list(c(183.77352758147265,65.72928947355179,98.3246653807184,359.15951762917473,80.82724415393345,132.25153625970066,1068.1127794547783,265.26489490245024),c(73.42517564943483,127.33207646894338,59.69711826686474,78.07815600634233,80.82724415393345,259.0494009210632,262.777384236342,24.114990445677293),c(139.69034373076033,392.90198595625355,98.3246653807184,312.3126240253693,102.87103801409712,511.2817123442036,60.28422344245493,1642.052219791767),c(114.13894417397805,172.7236037287056,77.25509422770732,46.8468936038054,88.17517544065468,145.8857152555461,558.0155041724674,377.8015169822776))
targetgene="Casp1"
collabel=c("In.vivo_AR1813_Pool.A..1.8._BM_hEGFRv3_15m_1360..1361..1362..1363..1406..1407..1408..1409","In.vivo_AR1814_Pool.A..1.8._BM_hEGFRv3_15m_1360..1361..1362..1363..1406..1407..1408..1409","In.vivo_AR1810_Pool.A..1.8._BM_hEGFRv3_15m_1360..1361..1362..1363..1406..1407..1408..1409","In.vivo_AR1811_Pool.A..1.8._BM_hEGFRv3_15m_1360..1361..1362..1363..1406..1407..1408..1409","In.vivo_AR1812_Pool.A..1.8._BM_hEGFRv3_15m_1360..1361..1362..1363..1406..1407..1408..1409","In.vivo_AR1823_Pool.A..1.8._BM_mCD19_10m_1360..1361..1362..1363..1406..1407..1408..1409","In.vivo_AR1825_Pool.A..1.8._BM_mCD19_10m_1360..1361..1362..1363..1406..1407..1408..1409","In.vivo_AR1828_Pool.A..1.8._BM_mCD19_10m_1360..1361..1362..1363..1406..1407..1408..1409")

# set up color using RColorBrewer
#library(RColorBrewer)
#colors <- brewer.pal(length(targetgenelist), "Set1")

colors=c( "#E41A1C", "#377EB8", "#4DAF4A", "#984EA3", "#FF7F00",  "#A65628", "#F781BF",
          "#999999", "#66C2A5", "#FC8D62", "#8DA0CB", "#E78AC3", "#A6D854", "#FFD92F", "#E5C494", "#B3B3B3", 
          "#8DD3C7", "#FFFFB3", "#BEBADA", "#FB8072", "#80B1D3", "#FDB462", "#B3DE69", "#FCCDE5",
          "#D9D9D9", "#BC80BD", "#CCEBC5", "#FFED6F")


## code

targetmatvec=unlist(targetmat)+1
yrange=range(targetmatvec[targetmatvec>0]);
# yrange[1]=1; # set the minimum value to 1
for(i in 1:length(targetmat)){
  vali=targetmat[[i]]+1;
  if(i==1){
    plot(1:length(vali),vali,type='b',las=1,pch=20,main=paste('sgRNAs in',targetgene),ylab='Read counts',xlab='Samples',xlim=c(0.7,length(vali)+0.3),ylim = yrange,col=colors[(i %% length(colors))],xaxt='n',log='y')
    axis(1,at=1:length(vali),labels=(collabel),las=2)
    # lines(0:100,rep(1,101),col='black');
  }else{
    lines(1:length(vali),vali,type='b',pch=20,col=colors[(i %% length(colors))])
  }
}




# parameters
# Do not modify the variables beginning with "__"
targetmat=list(c(96.44951371159031,322.7514438275301,150.9985932632461,406.0064112329801,144.5093153055174,1243.4371244211031,1238.9180792084007,129.5064301712299),c(14.320015136218649,72.50854354481498,77.25509422770732,0.0,19.594483431256595,6.817089497922715,602.8422344245494,542.5872850277391),c(253.40811098896725,221.94688328961658,133.44061730240355,0.0,169.00241959458813,357.21548969115025,152.25630792517464,101.37227465127307),c(13.61805360993342,54.8235329241284,31.604356729516628,117.1172340095135,26.94241471797782,12.270761096260888,24.731989104596895,21.435547062824263))
targetgene="Dio1"
collabel=c("In.vivo_AR1813_Pool.A..1.8._BM_hEGFRv3_15m_1360..1361..1362..1363..1406..1407..1408..1409","In.vivo_AR1814_Pool.A..1.8._BM_hEGFRv3_15m_1360..1361..1362..1363..1406..1407..1408..1409","In.vivo_AR1810_Pool.A..1.8._BM_hEGFRv3_15m_1360..1361..1362..1363..1406..1407..1408..1409","In.vivo_AR1811_Pool.A..1.8._BM_hEGFRv3_15m_1360..1361..1362..1363..1406..1407..1408..1409","In.vivo_AR1812_Pool.A..1.8._BM_hEGFRv3_15m_1360..1361..1362..1363..1406..1407..1408..1409","In.vivo_AR1823_Pool.A..1.8._BM_mCD19_10m_1360..1361..1362..1363..1406..1407..1408..1409","In.vivo_AR1825_Pool.A..1.8._BM_mCD19_10m_1360..1361..1362..1363..1406..1407..1408..1409","In.vivo_AR1828_Pool.A..1.8._BM_mCD19_10m_1360..1361..1362..1363..1406..1407..1408..1409")

# set up color using RColorBrewer
#library(RColorBrewer)
#colors <- brewer.pal(length(targetgenelist), "Set1")

colors=c( "#E41A1C", "#377EB8", "#4DAF4A", "#984EA3", "#FF7F00",  "#A65628", "#F781BF",
          "#999999", "#66C2A5", "#FC8D62", "#8DA0CB", "#E78AC3", "#A6D854", "#FFD92F", "#E5C494", "#B3B3B3", 
          "#8DD3C7", "#FFFFB3", "#BEBADA", "#FB8072", "#80B1D3", "#FDB462", "#B3DE69", "#FCCDE5",
          "#D9D9D9", "#BC80BD", "#CCEBC5", "#FFED6F")


## code

targetmatvec=unlist(targetmat)+1
yrange=range(targetmatvec[targetmatvec>0]);
# yrange[1]=1; # set the minimum value to 1
for(i in 1:length(targetmat)){
  vali=targetmat[[i]]+1;
  if(i==1){
    plot(1:length(vali),vali,type='b',las=1,pch=20,main=paste('sgRNAs in',targetgene),ylab='Read counts',xlab='Samples',xlim=c(0.7,length(vali)+0.3),ylim = yrange,col=colors[(i %% length(colors))],xaxt='n',log='y')
    axis(1,at=1:length(vali),labels=(collabel),las=2)
    # lines(0:100,rep(1,101),col='black');
  }else{
    lines(1:length(vali),vali,type='b',pch=20,col=colors[(i %% length(colors))])
  }
}




# parameters
# Do not modify the variables beginning with "__"
targetmat=list(c(446.8687076331761,482.80078994474366,277.4160201813126,577.7783544469332,244.93104289070743,1308.8811836011612,316.10573574312906,1016.8487637927259),c(62.19379122887119,36.549021949418936,28.092761537348114,15.615631201268465,112.66827972972543,114.52710356510161,831.6131336420706,138.43790811407337),c(85.07773698576962,58.950035402288606,112.37104614939246,15.615631201268465,63.68207115158393,115.89052146468615,240.3640191103011,191.13362797684965),c(121.72012865785851,4.421252655171645,70.23190384337029,7.807815600634233,71.03000243830516,452.65474266206826,222.58790194137205,276.42924233100456))
targetgene="Gfap"
collabel=c("In.vivo_AR1813_Pool.A..1.8._BM_hEGFRv3_15m_1360..1361..1362..1363..1406..1407..1408..1409","In.vivo_AR1814_Pool.A..1.8._BM_hEGFRv3_15m_1360..1361..1362..1363..1406..1407..1408..1409","In.vivo_AR1810_Pool.A..1.8._BM_hEGFRv3_15m_1360..1361..1362..1363..1406..1407..1408..1409","In.vivo_AR1811_Pool.A..1.8._BM_hEGFRv3_15m_1360..1361..1362..1363..1406..1407..1408..1409","In.vivo_AR1812_Pool.A..1.8._BM_hEGFRv3_15m_1360..1361..1362..1363..1406..1407..1408..1409","In.vivo_AR1823_Pool.A..1.8._BM_mCD19_10m_1360..1361..1362..1363..1406..1407..1408..1409","In.vivo_AR1825_Pool.A..1.8._BM_mCD19_10m_1360..1361..1362..1363..1406..1407..1408..1409","In.vivo_AR1828_Pool.A..1.8._BM_mCD19_10m_1360..1361..1362..1363..1406..1407..1408..1409")

# set up color using RColorBrewer
#library(RColorBrewer)
#colors <- brewer.pal(length(targetgenelist), "Set1")

colors=c( "#E41A1C", "#377EB8", "#4DAF4A", "#984EA3", "#FF7F00",  "#A65628", "#F781BF",
          "#999999", "#66C2A5", "#FC8D62", "#8DA0CB", "#E78AC3", "#A6D854", "#FFD92F", "#E5C494", "#B3B3B3", 
          "#8DD3C7", "#FFFFB3", "#BEBADA", "#FB8072", "#80B1D3", "#FDB462", "#B3DE69", "#FCCDE5",
          "#D9D9D9", "#BC80BD", "#CCEBC5", "#FFED6F")


## code

targetmatvec=unlist(targetmat)+1
yrange=range(targetmatvec[targetmatvec>0]);
# yrange[1]=1; # set the minimum value to 1
for(i in 1:length(targetmat)){
  vali=targetmat[[i]]+1;
  if(i==1){
    plot(1:length(vali),vali,type='b',las=1,pch=20,main=paste('sgRNAs in',targetgene),ylab='Read counts',xlab='Samples',xlim=c(0.7,length(vali)+0.3),ylim = yrange,col=colors[(i %% length(colors))],xaxt='n',log='y')
    axis(1,at=1:length(vali),labels=(collabel),las=2)
    # lines(0:100,rep(1,101),col='black');
  }else{
    lines(1:length(vali),vali,type='b',pch=20,col=colors[(i %% length(colors))])
  }
}



dev.off()
Sweave("invivo.poolA_BM_mCD19_10m_v_BM_hEGFRv3_15m_summary.Rnw");
library(tools);

texi2dvi("invivo.poolA_BM_mCD19_10m_v_BM_hEGFRv3_15m_summary.tex",pdf=TRUE);
